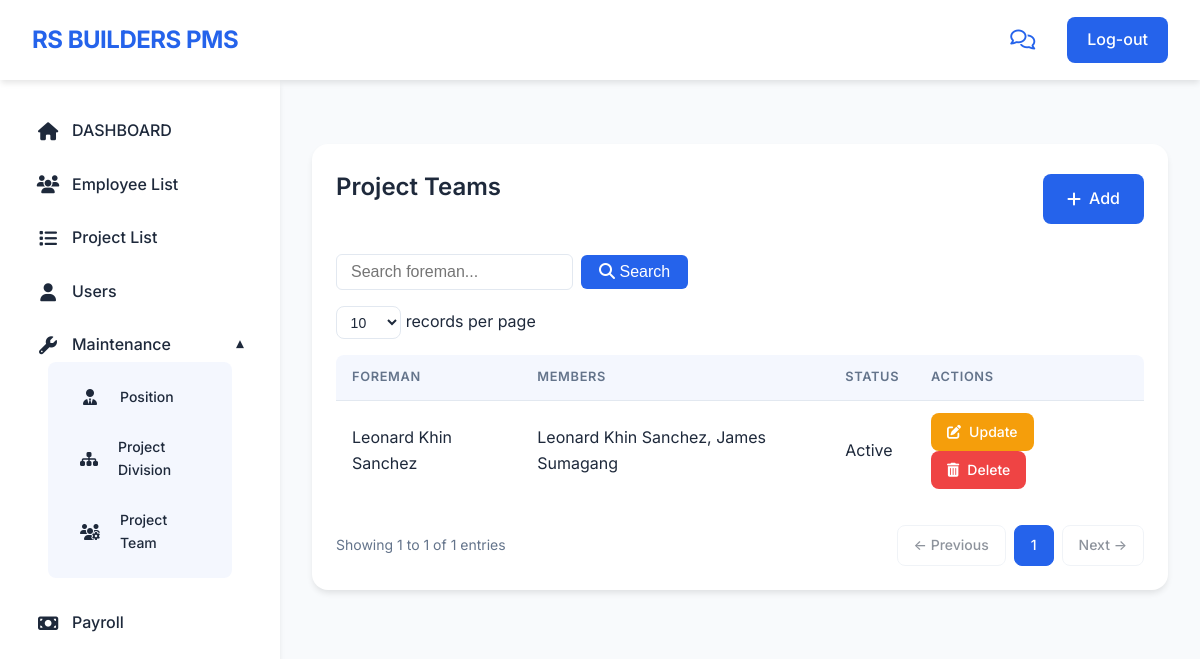
/project_team.php, run on the app's committed database.
### tables this page shows
CREATE TABLE `project_team` (
  `id` int(11) NOT NULL,
  `foreman_id` int(11) NOT NULL,
  `status` enum('Active','Inactive') NOT NULL DEFAULT 'Active',
  `created_at` timestamp NOT NULL DEFAULT current_timestamp(),
  `updated_at` timestamp NOT NULL DEFAULT current_timestamp() ON UPDATE current_timestamp()
);

CREATE TABLE `employees` (
  `id` int(11) NOT NULL,
  `photo` varchar(255) DEFAULT NULL,
  `lastname` varchar(100) NOT NULL,
  `firstname` varchar(100) NOT NULL,
  `middlename` varchar(100) DEFAULT NULL,
  `birthday` date DEFAULT NULL,
  `gender` varchar(20) DEFAULT NULL,
  `age` int(11) DEFAULT NULL,
  `address` varchar(255) DEFAULT NULL,
  `contact_no` varchar(50) DEFAULT NULL,
  `status` varchar(50) DEFAULT 'Active',
  `position` varchar(100) DEFAULT NULL,
  `last_active` datetime DEFAULT NULL
);

### project_team.php (the view, shortened to what this page needs)
<?php
include 'db.php';
$search = isset($_GET['search']) ? trim($_GET['search']) : '';
$allowed_per_page = [10, 25, 50, 100];
$records_per_page = isset($_GET['per_page']) && in_array((int)$_GET['per_page'], $allowed_per_page) ? (int)$_GET['per_page'] : 10;
$page = isset($_GET['page']) ? max(1, (int)$_GET['page']) : 1;
$offset = ($page - 1) * $records_per_page;
$where = '';
$params = [];
$types = '';
$count_sql = "SELECT COUNT(*) as total FROM project_team pt JOIN employees e ON pt.foreman_id = e.id $where";
$count_stmt = $conn->prepare($count_sql);
$count_stmt->execute();
$count_result = $count_stmt->get_result();
$total_records = $count_result->fetch_assoc()['total'];
$total_pages = ceil($total_records / $records_per_page);
$sql = "SELECT pt.id, e.firstname as foreman_firstname, e.lastname as foreman_lastname, pt.status FROM project_team pt JOIN employees e ON pt.foreman_id = e.id $where LIMIT ? OFFSET ?";
$stmt = $conn->prepare($sql);
if ($where !== '') {
    $types2 = $types . 'ii';
    $bind_params = array_merge($params, [$records_per_page, $offset]);
    $bind_names = [];
    $bind_names[] = $types2;
    foreach ($bind_params as $k => $v) {
        $bind_names[] = &$bind_params[$k];
    }
    call_user_func_array([$stmt, 'bind_param'], $bind_names);
} else {
    $stmt->bind_param('ii', $records_per_page, $offset);
}
$stmt->execute();
$result = $stmt->get_result();
function getEmployeeName($employee_id, $conn) {
    $sql_employee = "SELECT firstname, lastname FROM employees WHERE id = ? LIMIT 1";
    if ($stmt_employee = $conn->prepare($sql_employee)) {
        $stmt_employee->bind_param("i", $employee_id);
        $stmt_employee->execute();
        $result_employee = $stmt_employee->get_result();
        if ($result_employee->num_rows > 0) {
            $employee_data = $result_employee->fetch_assoc();
            return htmlspecialchars($employee_data['firstname'] . ' ' . $employee_data['lastname']);
        }
    }
    return "Unknown Employee";
}
?>
<!DOCTYPE html>
<html>
<head>
    <link rel="stylesheet" href="https://cdnjs.cloudflare.com/ajax/libs/font-awesome/6.4.0/css/all.min.css">
</head>
<body>
    <div class="header">
        <div class="logo">RS BUILDERS PMS</div>
        <div class="header-right">
            <span class="icon"><i class="fa-regular fa-comments"></i></span>
            <a href="logout.php" class="logout-btn">Log-out</a>
        </div>
    </div>
    <div class="container">
        <nav class="sidebar">
            <ul>
                <li><a href="dashboard.php"><i class="fa fa-home"></i> DASHBOARD</a></li>
                <li><a href="employee_list.php"><i class="fa fa-users"></i> Employee List</a></li>
                <li><a href="project_list.php"><i class="fa fa-list"></i> Project List</a></li>
                <li><a href="user_list.php"><i class="fa fa-user"></i> Users</a></li>
                <li class="dropdown active">
                    <a href="#"><i class="fa fa-wrench"></i> Maintenance <span class="arrow">&#9662;</span></a>
                    <ul class="dropdown-menu">
                        <li class="active"><a href="position.php"><i class="fa fa-user-tie"></i> Position</a></li>
                        <li><a href="project_division.php"><i class="fa fa-sitemap"></i> Project Division</a></li>
                        <li><a href="project_team.php"><i class="fa fa-users-cog"></i> Project Team</a></li>
                    </ul>
                </li>
                <li><a href="payroll.php"><i class="fa fa-money-bill"></i> Payroll</a></li>
            </ul>
        </nav>
        <main class="main-content">
            <div class="table-container">
                <div class="table-header">
                    <h2 class="table-title">Project Teams</h2>
                    <a href="add_project_team.php" class="add-btn"><i class="fa fa-plus"></i> Add</a>
                </div>
                <div class="search-bar-container">
                    <form method="get" style="display: flex; gap: 8px; align-items: center;">
                        <input type="text" name="search" class="search-input" placeholder="Search foreman..." value="<?= htmlspecialchars($search) ?>">
                        <button type="submit" class="search-btn"><i class="fa fa-search"></i> Search</button>
                    </form>
                </div>
                <div class="records-per-page">
                    <form id="perPageForm" method="get" style="display:inline;">
                        <select name="per_page" onchange="document.getElementById('perPageForm').submit();">
                            <?php foreach ($allowed_per_page as $opt): ?>
                                <option value="<?= $opt ?>" <?= $records_per_page == $opt ? 'selected' : '' ?>><?= $opt ?></option>
                            <?php endforeach; ?>
                        </select>
                        <span>records per page</span>
                    </form>
                </div>
                <table class="data-table">
                    <thead>
                        <tr>
                            <th>Foreman</th>
                            <th>Members</th>
                            <th>Status</th>
                            <th>Actions</th>
                        </tr>
                    </thead>
                    <tbody>
                        <?php
                        if ($result->num_rows > 0) {
                            while($row = $result->fetch_assoc()) {
                                echo "<tr>";
                                echo "<td>" . htmlspecialchars($row["foreman_firstname"] . ' ' . $row["foreman_lastname"]) . "</td>";
                                echo "<td>";
                                $member_names = [];
                                $team_id = $row["id"];
                                $member_sql = "SELECT employee_id FROM project_team_members WHERE team_id = ?";
                                if ($member_stmt = $conn->prepare($member_sql)) {
                                    $member_stmt->bind_param("i", $team_id);
                                    $member_stmt->execute();
                                    $member_result = $member_stmt->get_result();
                                    while ($member_row = $member_result->fetch_assoc()) {
                                        $member_names[] = getEmployeeName($member_row['employee_id'], $conn);
                                    }
                                }
                                echo implode(', ', $member_names);
                                echo "</td>";
                                echo "<td>";
                                if ($row["status"] == 'Active') {
                                    echo "<span class=\"status-active\">Active</span>";
                                } else {
                                    echo "<span class=\"status-inactive\">Inactive</span>";
                                }
                                echo "</td>";
                                echo "<td>";
                                echo "<a href=\"edit_project_team.php?id=" . $row["id"] . "\" class=\"action-btn edit-btn\"><i class=\"fa fa-edit\"></i> Update</a>";
                                echo "<a href=\"delete_project_team.php?id=" . $row["id"] . "\" class=\"action-btn delete-btn\"><i class=\"fa fa-trash-alt\"></i> Delete</a>";
                                echo "</td>";
                                echo "</tr>";
                            }
                        } else {
                            echo "<tr><td colspan=\"4\">No project teams found.</td></tr>";
                        }
                        ?>
                    </tbody>
                </table>
                <div class="pagination-info">
                    <div class="showing-info">
                        <?php
                        $showing_from = $total_records == 0 ? 0 : $offset + 1;
                        $showing_to = min($offset + $records_per_page, $total_records);
                        ?>
                        Showing <?= $showing_from ?> to <?= $showing_to ?> of <?= $total_records ?> entries
                    </div>
                    <div class="pagination-controls">
                        <a href="?search=<?= urlencode($search) ?>&page=<?= max(1, $page - 1) ?>&per_page=<?= $records_per_page ?>" class="pagination-btn<?= $page == 1 ? ' disabled' : '' ?>">&larr; Previous</a>
                        <?php
                        $start_page = max(1, $page - 2);
                        $end_page = min($total_pages, $page + 2);
                        for ($i = $start_page; $i <= $end_page; $i++) {
                            echo '<a href="?search=' . urlencode($search) . '&page=' . $i . '&per_page=' . $records_per_page . '" class="pagination-btn' . ($i == $page ? ' active' : '') . '">' . $i . '</a>';
                        }
                        ?>
                        <a href="?search=<?= urlencode($search) ?>&page=<?= min($total_pages, $page + 1) ?>&per_page=<?= $records_per_page ?>" class="pagination-btn<?= $page == $total_pages || $total_pages == 0 ? ' disabled' : '' ?>">Next &rarr;</a>
                    </div>
                </div>
            </div>
        </main>
    </div>
</body>
</html>

### data on the page
project_team: foreman.lastname "Leonard Khin Sanchez", member_names "Leonard Khin Sanchez, James Sumagang", status "Active"

### other printed values
$showing_from "1"
$showing_to "1"
$total_records "1"
form field per_page "10"
